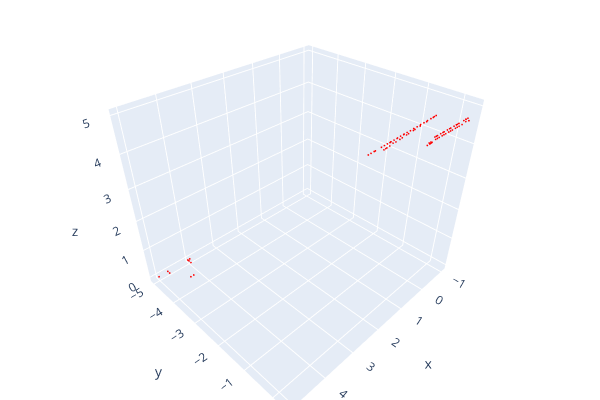

The notebook cell saved with this chart:
### Code cell
pcd = o3d.geometry.PointCloud()
pcd.points = o3d.utility.Vector3dVector(points)
pcd = pcd.voxel_down_sample(.1)
pcd, _ = pcd.remove_statistical_outlier(nb_neighbors=20, std_ratio=10.0)
o3d.visualization.draw_plotly([pcd])
